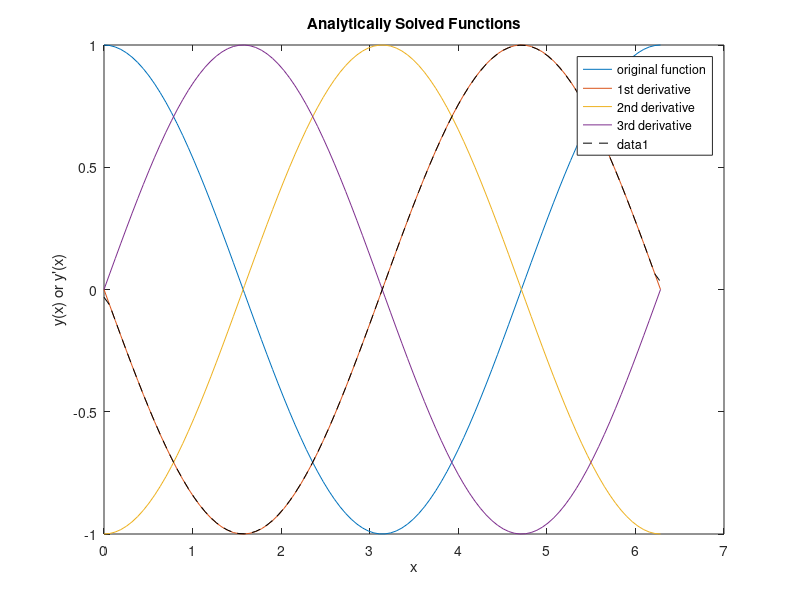

The MATLAB script that drew this image: (Note: this script raises an error after producing the figure.)
%% Problem 2b -- numerical differentiation
% Analytical Plotter 
lx=100;
x=linspace(0,2*pi,lx)';
y=cos(x);
dy=-sin(x);
ddy=-cos(x);
dddy=sin(x);

figure;
plot(x,y)
hold on;
plot(x,dy)
hold on;
plot(x,ddy)
hold on;
plot(x,dddy);
legend('original function','1st derivative','2nd derivative','3rd derivative');
xlabel('x');
ylabel('y(x) or y''(x)');
title('Analytically Solved Functions');

%% Comparison of basic numerical derivative
%second order, centered
dy_dx=zeros(lx,1);
dx=x(2)-x(1);

%forward difference at the beginning
dy_dx(1)=(y(2)-y(1))/dx;

%centered difference on the interior
for ix=2:lx-1
    dy_dx(ix)=(y(ix+1)-y(ix-1))/2/dx;
end %for

%backward difference at the end
dy_dx(lx)=(y(lx)-y(lx-1))/dx;

plot(x,dy_dx,'k--')

%first order derivative approximation (backward)
%interior
dy_dxbwd1=zeros(lx,1);
dy_dxbwd2=zeros(lx,1);
dy_dxbwd3=zeros(lx,1);

for ix=2:lx
    for ij=2:lx
        for ik=2:lx
        dy_dxbwd1(ix)=(y(ix)-y(ix-1))/dx;
        dy_dxbwd2(ij)=(y(ij)-2.*y(ij-1)+y(ij-2))/2*dx;
        dy_dxbwd3(ik)=(y(ik-2)-6.*y(ik-1)+3.*y(ik)+2.*y(ik+1))/6*dx;
    
        end %for
    end %for
end %for
dy_dxbwd1(1)=dy_dxbwd1(2);
dy_dxbwd2(1)=dy_dxbwd2(2);
dy_dxbwd3(1)=dy_dxbwd3(2);

% %second order derivative approximation (backward)
% %interior
% for ix=2:lx
%     dy_dxbwd(ix)=(y(ix)-2.*y(ix-1)+y(ix-2)/2*dx;
% end %for
% dy_dxbwd(1)=dy_dxbwd(2);
% 
% %third order derivative approximation (backward)
% for ix=2:lx
%     dy_dxbwd(ix)=(y(ix-2)-6.*y(ix-1)+3.*y(ix)+2.*y(ix+1))/6*dx;
% end %for
% dy_dxbwd(1)=dy_dxbwd(2);

% plot(x,dy_dxbwd,'m--')
% legend('original function','analytical','centered','backward')
% xlabel('x');
% ylabel('y(x) or y''(x)');
% title('Comparison of finite difference derivative approximations');

plot(x,dy_dxbwd1,'m--')
hold on;
plot(x,dy_dxbwd2,'m--')
hold on;
plot(x,dy_dxbwd3,'m--')

legend('original function','analytical','centered','backward')
xlabel('x');
ylabel('y(x) or y''(x)');
title('Comparison of finite difference derivative approximations');


